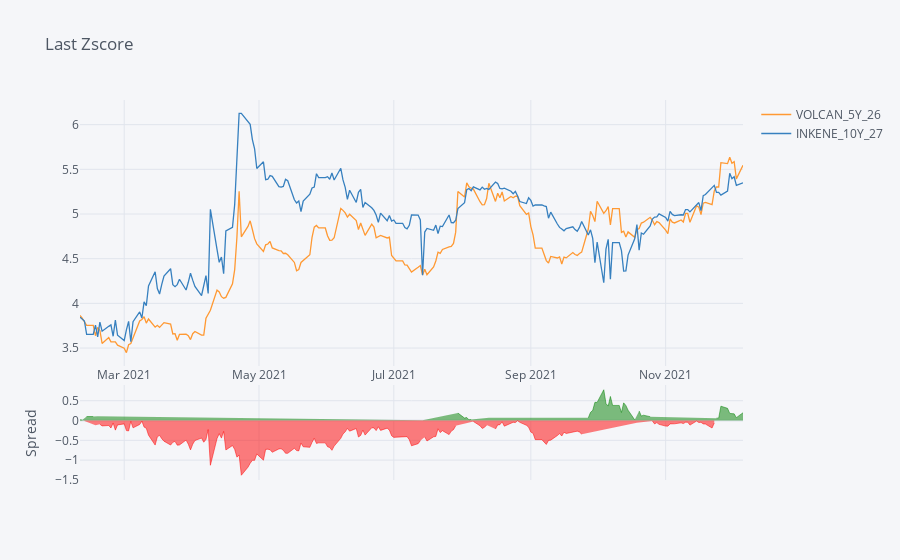

Notebook source saved alongside this figure:
### Code cell
corte = YTW_extra[[last,bono]].dropna()
corte.iplot(kind='spread',title='Last Zscore')

### Figure 1 — Plotly figure (JSON) as saved in the notebook; plotly's stock layout.template omitted (floating-point values rounded to 4 significant figures; data arrays with more than 128 entries replaced by an {"elided": "..."} marker saying what was removed)
{"data": [{"line": {"color": "rgba(255, 153, 51, 1.0)", "dash": "solid", "shape": "linear", "width": 1.3}, "mode": "lines", "name": "VOLCAN_5Y_26", "text": "", "type": "scatter", "x": {"elided": "215 str values"}, "y": {"elided": "215 float values"}}, {"line": {"color": "rgba(55, 128, 191, 1.0)", "dash": "solid", "shape": "linear", "width": 1.3}, "mode": "lines", "name": "INKENE_10Y_27", "text": "", "type": "scatter", "x": {"elided": "215 str values"}, "y": {"elided": "215 float values"}}, {"connectgaps": false, "fill": "tozeroy", "line": {"color": "green", "dash": "solid", "shape": "linear", "width": 0.5}, "mode": "lines", "name": "Spread", "showlegend": false, "type": "scatter", "x": {"elided": "215 str values"}, "xaxis": "x2", "y": {"elided": "215 mixed values"}, "yaxis": "y2"}, {"connectgaps": false, "fill": "tozeroy", "line": {"color": "red", "dash": "solid", "shape": "linear", "width": 0.5}, "mode": "lines", "name": "Spread", "showlegend": false, "type": "scatter", "x": {"elided": "215 str values"}, "xaxis": "x2", "y": {"elided": "215 mixed values"}, "yaxis": "y2"}], "layout": {"hovermode": "x", "legend": {"bgcolor": "#F5F6F9", "font": {"color": "#4D5663"}}, "paper_bgcolor": "#F5F6F9", "plot_bgcolor": "#F5F6F9", "title": {"font": {"color": "#4D5663"}, "text": "Last Zscore"}, "xaxis": {"gridcolor": "#E1E5ED", "showgrid": true, "tickfont": {"color": "#4D5663"}, "title": {"font": {"color": "#4D5663"}, "text": ""}, "zerolinecolor": "#E1E5ED"}, "xaxis2": {"anchor": "y2", "gridcolor": "#E1E5ED", "showgrid": true, "showticklabels": false, "tickfont": {"color": "#4D5663"}, "title": {"font": {"color": "#4D5663"}, "text": ""}, "zerolinecolor": "#E1E5ED"}, "yaxis": {"domain": [0.3, 1], "gridcolor": "#E1E5ED", "showgrid": true, "tickfont": {"color": "#4D5663"}, "title": {"font": {"color": "#4D5663"}, "text": ""}, "zerolinecolor": "#E1E5ED"}, "yaxis2": {"domain": [0, 0.25], "gridcolor": "#E1E5ED", "showgrid": true, "tickfont": {"color": "#4D5663"}, "title": {"font": {"color": "#4D5663"}, "text": "Spread"}, "zerolinecolor": "#E1E5ED"}}}
